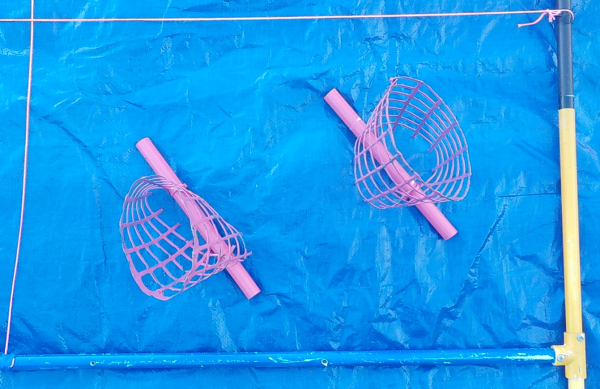
#> input picture E1.png, 600 x 389 px
$ python photomosaic_E.py
#> lines starting #> are read from the running program, lines starting #| are printed output that depends on the picture
from multiprocessing import Process
import cv2 as c
import numpy as n


def makemosaic():

    i1 = c.imread('E1.png')
#> i1 is the input picture: shape (389, 600, 3); mean B, G, R 235.4, 152.8, 25.4
    i2 = c.imread('E2.png')
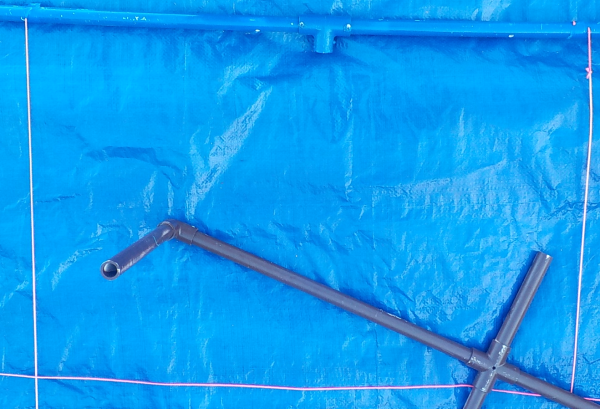
#> input picture E2.png, 600 x 409 px
#> i2 is the input picture: shape (409, 600, 3); mean B, G, R 239.4, 156.5, 15
    i3 = c.imread('E3.png')
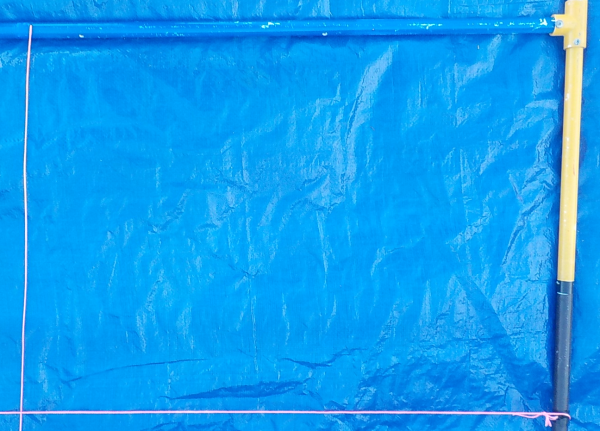
#> input picture E3.png, 600 x 431 px
#> i3 is the input picture: shape (431, 600, 3); mean B, G, R 240, 158, 15.8
    i4 = c.imread('E4.png')
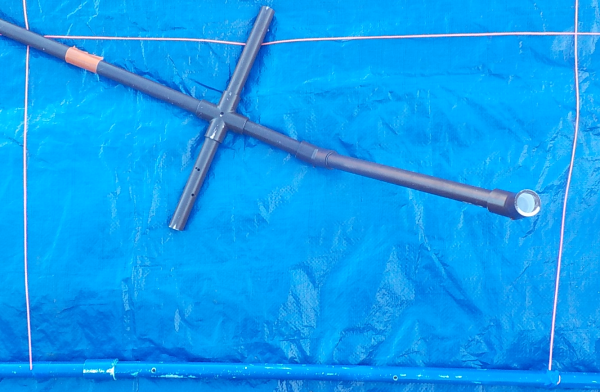
#> input picture E4.png, 600 x 392 px
#> i4 is the input picture: shape (392, 600, 3); mean B, G, R 240.4, 157.6, 13.5
    i5 = c.imread('E5.png')
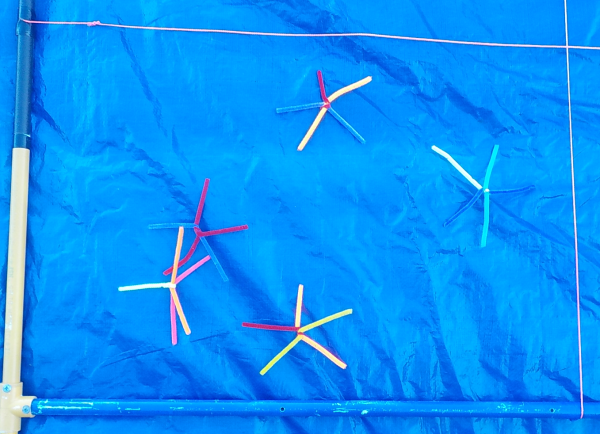
#> input picture E5.png, 600 x 434 px
#> i5 is the input picture: shape (434, 600, 3); mean B, G, R 246.7, 146.4, 11.4
    i6 = c.imread('E6.png')
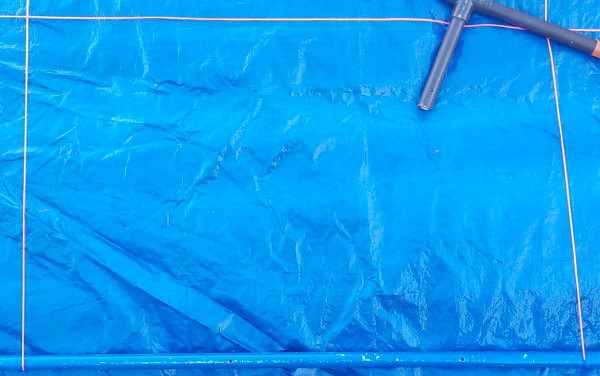
#> input picture E6.png, 600 x 376 px
#> i6 is the input picture: shape (376, 600, 3); mean B, G, R 240.9, 155.4, 8.9
    i7 = c.imread('E7.png')
    i8 = c.imread('E8.png')


    i1 = c.resize(i1, (400,400))
#> i1: shape (400, 400, 3)
    i2 = c.resize(i2, (400,400))
#> i2: shape (400, 400, 3)
    i3 = c.resize(i3, (400,400))
#> i3: shape (400, 400, 3)
    i4 = c.resize(i4, (400,400))
#> i4: shape (400, 400, 3)
    i5 = c.resize(i5, (400,400))
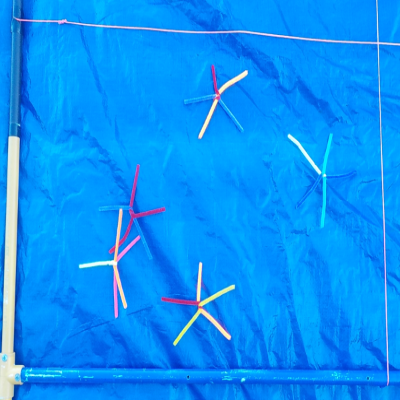
#> i5: shape (400, 400, 3); mean B, G, R 246.7, 146.3, 11.4
    i6 = c.resize(i6, (400,400))
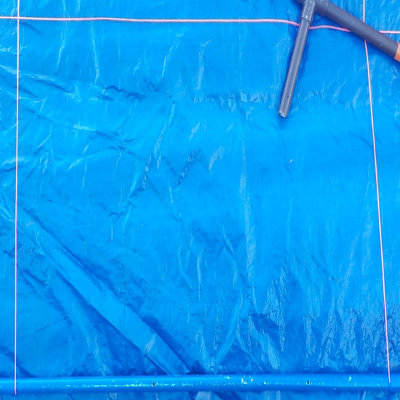
#> i6: shape (400, 400, 3); mean B, G, R 240.8, 155.2, 8.8
#> (the run stopped early here; a loop or call above may not have finished)
